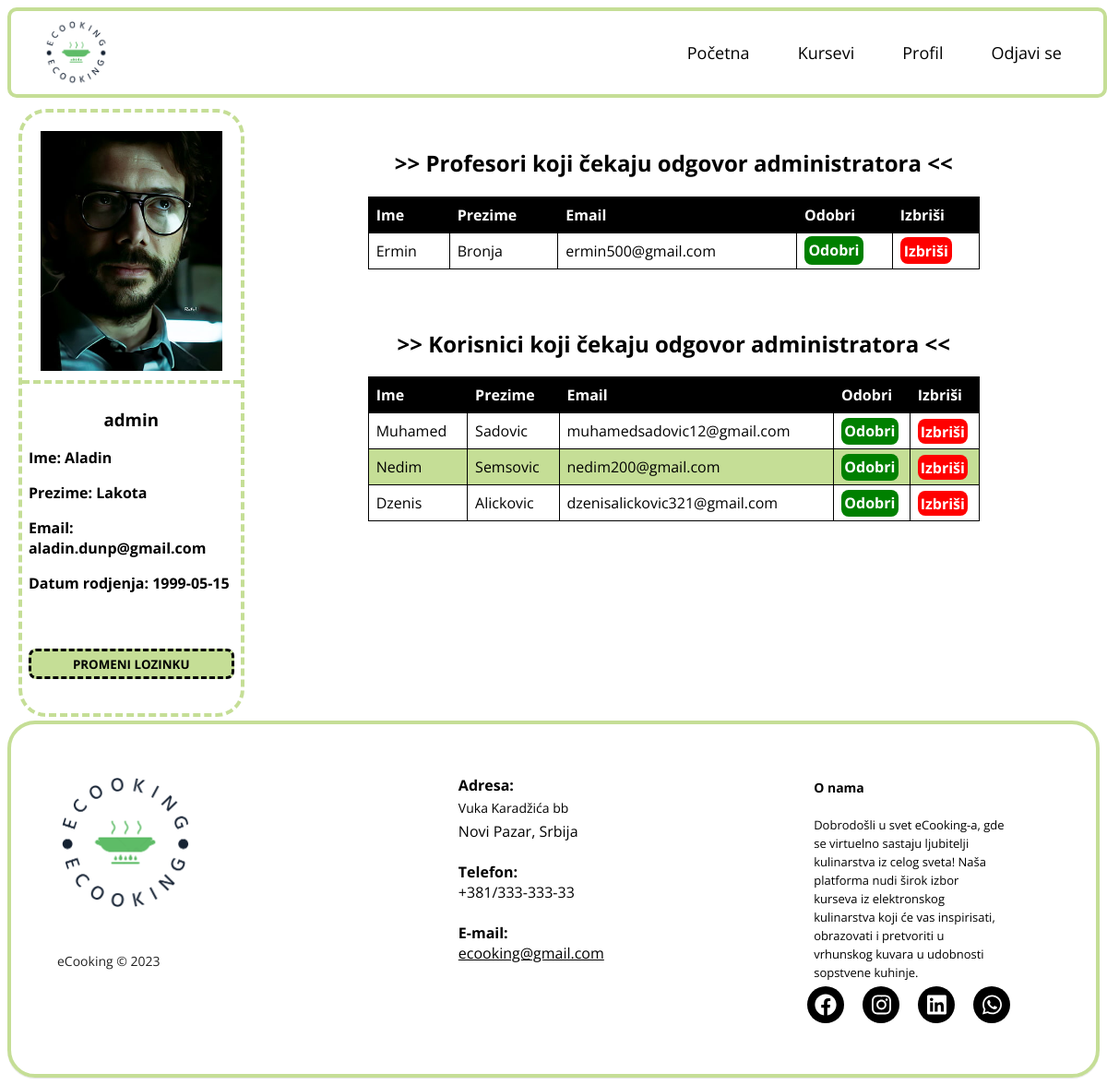
Screenshot of /Pages/User/UserProfile.php (signed in) with the database file from the repository.
### tables this page shows
CREATE TABLE `predavac` (
  `Id` int(255) NOT NULL,
  `Name` varchar(255) NOT NULL,
  `LastName` varchar(255) NOT NULL,
  `DateOfBirth` date NOT NULL,
  `PlaceOfBirth` varchar(255) NOT NULL,
  `Sex` tinyint(1) NOT NULL,
  `Jmbg` varchar(255) NOT NULL,
  `Country` varchar(255) NOT NULL,
  `Email` varchar(255) NOT NULL,
  `Password` varchar(255) NOT NULL,
  `UserName` varchar(255) NOT NULL,
  `Mobile` varchar(255) NOT NULL,
  `Image` varchar(255) NOT NULL,
  `Accepted` tinyint(1) NOT NULL,
  `Code` varchar(255) NOT NULL,
  `Verified` tinyint(1) NOT NULL
);

CREATE TABLE `korisnik` (
  `Id` int(255) NOT NULL,
  `Name` varchar(255) NOT NULL,
  `LastName` varchar(255) NOT NULL,
  `DateOfBirth` date NOT NULL,
  `PlaceOfBirth` varchar(255) NOT NULL,
  `Sex` tinyint(1) NOT NULL,
  `Jmbg` varchar(255) NOT NULL,
  `Country` varchar(255) NOT NULL,
  `Email` varchar(255) NOT NULL,
  `Password` varchar(255) NOT NULL,
  `UserName` varchar(255) NOT NULL,
  `Verified` tinyint(1) DEFAULT 0,
  `Mobile` varchar(255) NOT NULL,
  `Image` varchar(255) NOT NULL,
  `Code` varchar(255) NOT NULL,
  `Accepted` tinyint(1) NOT NULL DEFAULT 0
);

### Functions/globalFuncs.php (called while the page is built, shortened)
<?php
function GetUserByID($username, $con)
{
    $sql = "SELECT * FROM korisnik WHERE UserName='$username' OR Email='$username' ";
    $result = $con->query($sql);
    $sql = "SELECT * FROM predavac WHERE UserName='$username' OR Email='$username' ";
    $result = $con->query($sql);
    $sql2 = "SELECT * FROM `admin`  WHERE UserName='$username'  OR Email='$username' ";
    $result = $con->query($sql2);
    if ($result->num_rows > 0) {
        $User = $result->fetch_assoc();
        $data = new Response();
        $data->set_tip("admin");
        $data->set_user($User);
        return $data;
    }
    return 0;
}

### Shared/CustomResponse.php (called while the page is built, shortened)
<?php
class Response
    {
        function set_user($user)
        {
            $this->user = $user;
        }
        function set_tip($tip)
        {
            return $this->tip = $tip;
        }
    }
?>

### Pages/User/ApproveTeacher.php (the view, shortened to what this page needs)
<?php
include_once '../../Shared/connection.php';
$sql = "SELECT * FROM predavac  WHERE Accepted = 0  AND Verified = 1";
$potvrda = 'Da li ste sigurni?';
if($_SESSION["tip"]=="admin"){
$result = $con->query($sql);
echo "<h2 class='centriraj'>  >> Profesori koji čekaju odgovor administratora << </h2>";
echo"<table>";
        echo"<thead>";
        echo"<tr>";
        echo"<th>Ime</th>";
        echo"<th>Prezime</th>";
        echo"<th>Email</th>";
        echo"<th>Odobri</th>";
        echo"<th>Izbriši</th>";
        echo"</thead>";
        echo"<tbody>";
while($row= $result->fetch_assoc()){
    echo'<tr>';
    echo'<td>'.$row['Name'].'</td>';
    echo'<td>'.$row['LastName'].'</td>';
    echo'<td>'.$row['Email'].'</td>';
    echo'<td><a title="Prihvati korisnika" onclick="return confirm(\''.$potvrda.'\');" class="links-table-approve" href="./Approve.php?UserName='.$row['UserName'].'">Odobri</a></td>';
    echo'<td><a title="Izbriši korisnika" onclick="return confirm(\''.$potvrda.'\');" class="links-table-delete" href="./DissApprove.php?UserName='.$row['UserName'].'">Izbriši</a></td>';
    echo'</tr>';
}
echo "</table>";
$sql2 = "SELECT * FROM korisnik  WHERE Accepted = 0 ";
$result2 = $con->query($sql2);
echo "<h2 class='centriraj'> >> Korisnici koji čekaju odgovor administratora << </h1>";
echo"<table>";
        echo"<thead>";
        echo"<tr>";
        echo"<th>Ime</th>";
        echo"<th>Prezime</th>";
        echo"<th>Email</th>";
        echo"<th>Odobri</th>";
        echo"<th>Izbriši</th>";
        echo"</thead>";
        echo"<tbody>";
while($row= $result2->fetch_assoc()){
    echo'<tr>';
    echo'<td>'.$row['Name'].'</td>';
    echo'<td>'.$row['LastName'].'</td>';
    echo'<td>'.$row['Email'].'</td>';
    echo'<td><a title="Prihvati korisnika" onclick="return confirm(\''.$potvrda.'\');" class="links-table-approve" href="./ApproveStudent.php?UserName='.$row['UserName'].'">Odobri</a></td>';
    echo'<td><a title="Izbriši korisnika" onclick="return confirm(\''.$potvrda.'\');" class="links-table-delete" href="./DissApproveStudent.php?UserName='.$row['UserName'].'">Izbriši</a></td>';
    echo'</tr>';
}
echo "</table>";
}
?>

### Components/Navbar/Navbar.php (shortened to what this page needs)
<nav class="nav">
  <div class="nav-header">
    <div class="nav-title">
      <img  style="width:70px;height:70px; margin-left: 3%; " src="/WebProgramiranje\Assets\logo.png" alt="Logo" />
    </div>
  </div>
  <ul class="nav-list">
  <li><a href="https://e-coooking.000webhostapp.com/WebProgramiranje/index.php">Početna</a></li>
      <?php
      if (isset($_SESSION["UserName"]) == true) {
        echo ' <li><a href="/WebProgramiranje/Pages/Courses/Course.php" class="menu__link r-link text-underlined">Kursevi</a></li>';
        echo ' <li><a href="/WebProgramiranje/Pages/User/UserProfile.php" class="menu__link r-link text-underlined">Profil</a></li>';
        echo "<li><a href='/WebProgramiranje/Components/Navbar/Logout.php' class='menu__link r-link text-underlined'>Odjavi se</a></li>";
      } else{
        echo "<li><a href='/WebProgramiranje/./Components/Registration/Register.php' class='menu__link r-link text-underlined'>Registracija</a></li>";
        echo "<li><a href='/WebProgramiranje\Components\SignIn\LoginForm.php' class='menu__link r-link text-underlined'>Logovanje</a></li>";}
      ?>
  </ul>
</nav>

### Pages/User/UserProfile.php (shortened to what this page needs)
<?php
include_once '../../Shared/connection.php';
include_once '../../Components/Navbar/Navbar.php';
include '../../Functions/globalFuncs.php';
include '../../Shared/CustomResponse.php';
$UserName = $_SESSION["UserName"];
$user = GetUserByID($UserName, $con);
$name = $user->user["Name"];
$lastName = $user->user["LastName"];
$email = $user->user["Email"];
$date = $user->user["DateOfBirth"];
$image = $user->user["Image"];
$tip=$_SESSION["tip"]
?>
<div class="grid-container ">
    <div class="sidebar">
        <div class="user--profile">
            <div class="user--image">
                <img src="../../Components/Registration/uploads/<?php echo $image ?>" alt=""/>
            </div>
            <div class="user--info">
                <?php
                echo "<h3> $user->tip </h3>";
                echo "<p>Ime: $name</p>";
                echo "<p>Prezime: $lastName</p>";
                echo "<p>Email: $email</p>";
                echo "<p>Datum rodjenja: $date</p>";
                ?>
                <br />
                <br />
                <a href='../../Pages/InsertPassword.php'><button title="Promenite lozinku ovde" class="promeni-lozinku">PROMENI LOZINKU</button></a>
                <br />
                <br />
            </div>
        </div>
    </div>
    <?php
    if($tip!='admin'){
    echo "<div class='contact-form'>";
    echo "<h1 class='centerTitle'>Kontaktirajte nas</h1>";
    echo " <form action='' method='POST'>";
    echo "  <label class='contact-label' >Naslov:</label>";
    echo '<input type="text" class="contact-inputs" name="title" required>';
    echo "<label class='contact-label'>Email:</label>";
    echo '<input type="email" class="contact-inputs" placeholder="primer@gmail.com "name="email" required>';
    echo "<label class='contact-label' >Poruka, sugestija...</label>";
    echo " <textarea class='contact-inputs' placeholder='Pišite nam...' name='description' rows='6' required></textarea>";
    echo "<input class='contact-button' type='submit' value='Pošalji'>";
    echo "</form>";
    echo "</div>";
    }else{
        echo"<div>";
        include './ApproveTeacher.php';
        echo"</div>";
    }
    ?>
</div>
<?php
include_once '../../Components/Footer/footer.php';
?>

### Components/Footer/footer.php (shortened to what this page needs)
<link rel="stylesheet" href="https://cdnjs.cloudflare.com/ajax/libs/font-awesome/6.2.0/css/all.min.css" />
<footer class="footer-distributed">
	<div class="footer-left">
		<img style="width:150px;" src="/WebProgramiranje\Assets\logo.png" alt="logo" />
		<br />
		<br />
		<br />
		<p class="footer-company-name">eCooking © 2023</p>
	</div>
	<div class="footer-center">
		<div>
			<p style="font-weight: bold;">Adresa:</p><br />
			<p><span>Vuka Karadžića bb</span> Novi Pazar, Srbija</p>
		</div>
		<br />
		<div>
			<p style="font-weight: bold;">Telefon:</p><br />
			<p>+381/333-333-33</p>
		</div>
		<br />
		<div>
			<p style="font-weight: bold;">E-mail:</p><br />
			<p><a style="text-decoration: underline;" href="mailto:aladin.dunp@gmail.com">ecooking@gmail.com</a></p>
		</div>
	</div>
	<div class="footer-right">
		<p class="footer-company-about">
			<span style="font-weight: bold;">O nama</span>
			Dobrodošli u svet eCooking-a, gde se virtuelno sastaju ljubitelji kulinarstva iz celog sveta! Naša platforma nudi širok izbor kurseva iz elektronskog kulinarstva koji će vas inspirisati, obrazovati i pretvoriti u vrhunskog kuvara u udobnosti sopstvene kuhinje.
		</p>
		<ul class="social-icons">
			<li><a href="https://www.dunp.np.ac.rs/" target="_blank"><i class="fab fa-facebook"></i></a></li>
			<li><a href="https://www.dunp.np.ac.rs/" target="_blank"><i class="fab fa-instagram"></i></a></li>
			<li><a href="https://www.dunp.np.ac.rs/" target="_blank"><i class="fab fa-linkedin"></i></a></li>
			<li><a href="https://www.dunp.np.ac.rs/" target="_blank"><i class="fab fa-whatsapp"></i></a></li>
		</ul>
	</div>
</footer>

### Pages/User/ApproveTeacher.php (style rules this page uses)
table { border-collapse: collapse; width: 70%; margin-bottom: 20px; margin:auto; max-height: 500px; overflow-y: scroll; }
.centriraj { text-align: center; }
th, td { text-align: left; padding: 8px; border: 1px solid black; }
th { background-color: black; font-weight: bold; color: white; }
tr:nth-child(even) { background-color: #C5DE96; }
table .links-table-delete { background-color: red; border-radius: 8px; padding: 5%; color: white !important; font-weight: bold !important; text-decoration: none; }
table .links-table-approve { background-color: green; border-radius: 8px; padding: 5%; color: white !important; font-weight: bold !important; text-decoration: none; }

### rows the page displays
predavac: Name "Ermin", LastName "Bronja", Email "ermin500@gmail.com"
korisnik: Name "Muhamed", LastName "Sadovic", Email "muhamedsadovic12@gmail.com"
korisnik: Name "Nedim", LastName "Semsovic", Email "nedim200@gmail.com"
korisnik: Name "Dzenis", LastName "Alickovic", Email "dzenisalickovic321@gmail.com"

### other values shown
$user->tip "admin"
$name "Aladin"
$lastName "Lakota"
$email "aladin.dunp@gmail.com"
$date "1999-05-15"
